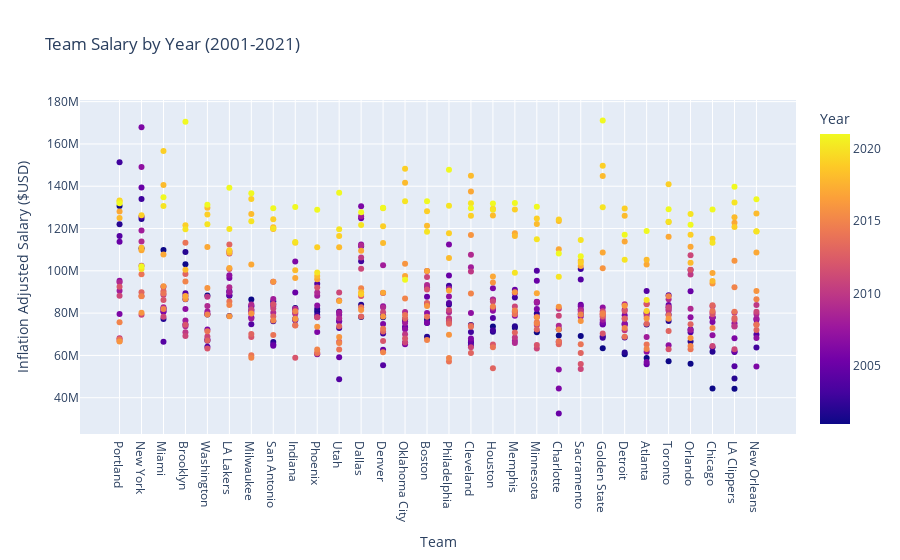

Write notebook code for a chart like this one.
### Markdown cell above
## Analysis Through Data Visualization
As we became familiar with our data sets, we came across a few items that are worth highlighting before diving into the exploratory data analysis below. The first is in regard to the salary data itself. The information reported online is not necessarily the salary that will end up being paid to an individual athlete rather, it is what the team has committed to pay in honoring the contract with the athlete. The amount actually paid by a team to a player may differ for a variety of reasons, and often times negotiations between teams to trade players will result in breaking and renegotiating contracts before the end of the initial contract period. As a result, the actual flow of money may not be exactly as represented by the stated salaries. Despite this, our team is comfortable in using the salary information as presented because the salary represents the full amount the team is willing to pay, assuming the contract is seen through to the end. Furthermore, as we are concerned with the allocations of salaries amongst teams and players, the amount committed to be paid still represents the value of each athlete to the team. As a result, we are comfortable continuing our analysis with the data collected.

Another point worth noting is in regard to the collective bargaining agreement (CBA) between the NBA and the Players Association. This agreement stipulates a minimum salary and maximum salary that teams must pay to players based on a variety of factors. The agreement sets out the salary based on these factors for the first year of the agreement and specifies the rate at which a salary may increase or decreased for the following seasons. These agreements are periodically reviewed and the most recent agreement took effect July 1, 2017
and is effective through the 2023-2024 season (NBPA, 2021). These contract limitations defined within the CBA may reduce the number and/or magnitude of extreme outliers in the data but, there is still a wide variation in salaries paid within the league. 

A final note regarding our analysis is that we examined the salaries paid by the teams to the athletes. We do not take into consideration the various other forms of compensation an athlete may receive through other avenues such as brand/product endorsements, appearance fees, or sponsorships. These deals can often form a substantial proportion of a high performing athlete’s income but, fall outside the scope of this analysis.

### How are the salaries of NBA players divided amongst the teams in the league and amongst the players within these teams?

 
#### Salary Allocation Amongst Teams
In order to understand the bigger picture, we believe it is helpful to examine the data for the NBA over time. The graphs below illustrate some general information in regards to team salaries across the league over the period 2001 to 2021.

### Code cell
team_sal = pd.read_csv("teamSalary.csv")
#removing commas from salary column to allow for plotting as numeric
team_sal.replace(',','',regex=True,inplace=True)

#Dictionary created to divide teams into the appropriate Western and Eastern Conference categorizations
conference = {'Golden State' : 'Western Conference', 'Brooklyn' : 'Eastern Conference', 'Philadelphia' : 'Eastern Conference', 'LA Clippers' : 'Western Conference', 'LA Lakers' : 'Western Conference', 'Utah' :
              'Western Conference', 'Milwaukee' : 'Eastern Conference', 'Miami' : 'Eastern Conference', 'New Orleans' : 'Western Conference', 'Boston' : 'Eastern Conference', 'Memphis': 'Western Conference',
              'Portland' : 'Western Conference', 'Houston' : 'Western Conference', 'Washington' : 'Eastern Conference', 'Minnesota' : 'Western Conference', 'Indiana' : 'Eastern Conference', 'Denver' :
              'Western Conference', 'Cleveland' : 'Eastern Conference', 'San Antonio' : 'Western Conference', 'Toronto' : 'Eastern Conference', 'Chicago' : 'Eastern Conference', 'Phoenix':'Western Conference',
              'Dallas' : 'Western Conference', 'Orlando' : 'Eastern Conference', 'Atlanta' : 'Eastern Conference', 'Detroit' : 'Eastern Conference', 'Charlotte' : 'Eastern Conference', 'Sacramento' : 'Western Conference',
              'New York' : 'Eastern Conference', 'Oklahoma City' : 'Western Conference'}

#using the conference dictionary, creating a new column in order to populate based on the dictionary key-value pairs
team_sal['conference'] = team_sal['team'].map(conference)
team_sal = team_sal[team_sal['Year']>=2001]
display(team_sal.head(5))

fig4 = px.scatter(team_sal, x='team',y='salary(Inflation)',color='Year',title='Team Salary by Year (2001-2021)', labels={"salary(Inflation)": "Inflation Adjusted Salary ($USD)",
                                                                                                                         "team" : "Team"})
fig4.show()

### Figure 1 — Plotly figure (JSON) as saved in the notebook; plotly's stock layout.template omitted (floating-point values rounded to 4 significant figures; data arrays with more than 128 entries replaced by an {"elided": "..."} marker saying what was removed)
{"data": [{"hovertemplate": "Team=%{x}<br>Inflation Adjusted Salary ($USD)=%{y}<br>Year=%{marker.color}<extra></extra>", "legendgroup": "", "marker": {"color": {"elided": "626 int values"}, "coloraxis": "coloraxis", "symbol": "circle"}, "mode": "markers", "name": "", "orientation": "v", "showlegend": false, "type": "scatter", "x": {"elided": "626 str values"}, "xaxis": "x", "y": {"elided": "626 str values"}, "yaxis": "y"}], "layout": {"autosize": true, "coloraxis": {"colorbar": {"title": {"text": "Year"}}, "colorscale": [[0, "#0d0887"], [0.1111, "#46039f"], [0.2222, "#7201a8"], [0.3333, "#9c179e"], [0.4444, "#bd3786"], [0.5556, "#d8576b"], [0.6667, "#ed7953"], [0.7778, "#fb9f3a"], [0.8889, "#fdca26"], [1, "#f0f921"]]}, "legend": {"tracegroupgap": 0}, "title": {"text": "Team Salary by Year (2001-2021)"}, "xaxis": {"anchor": "y", "autorange": true, "domain": [0, 1], "range": [-1.721, 30.72], "title": {"text": "Team"}, "type": "category"}, "yaxis": {"anchor": "x", "autorange": true, "domain": [0, 1], "range": [22200000.0, 181400000.0], "title": {"text": "Inflation Adjusted Salary ($USD)"}, "type": "linear"}}}
